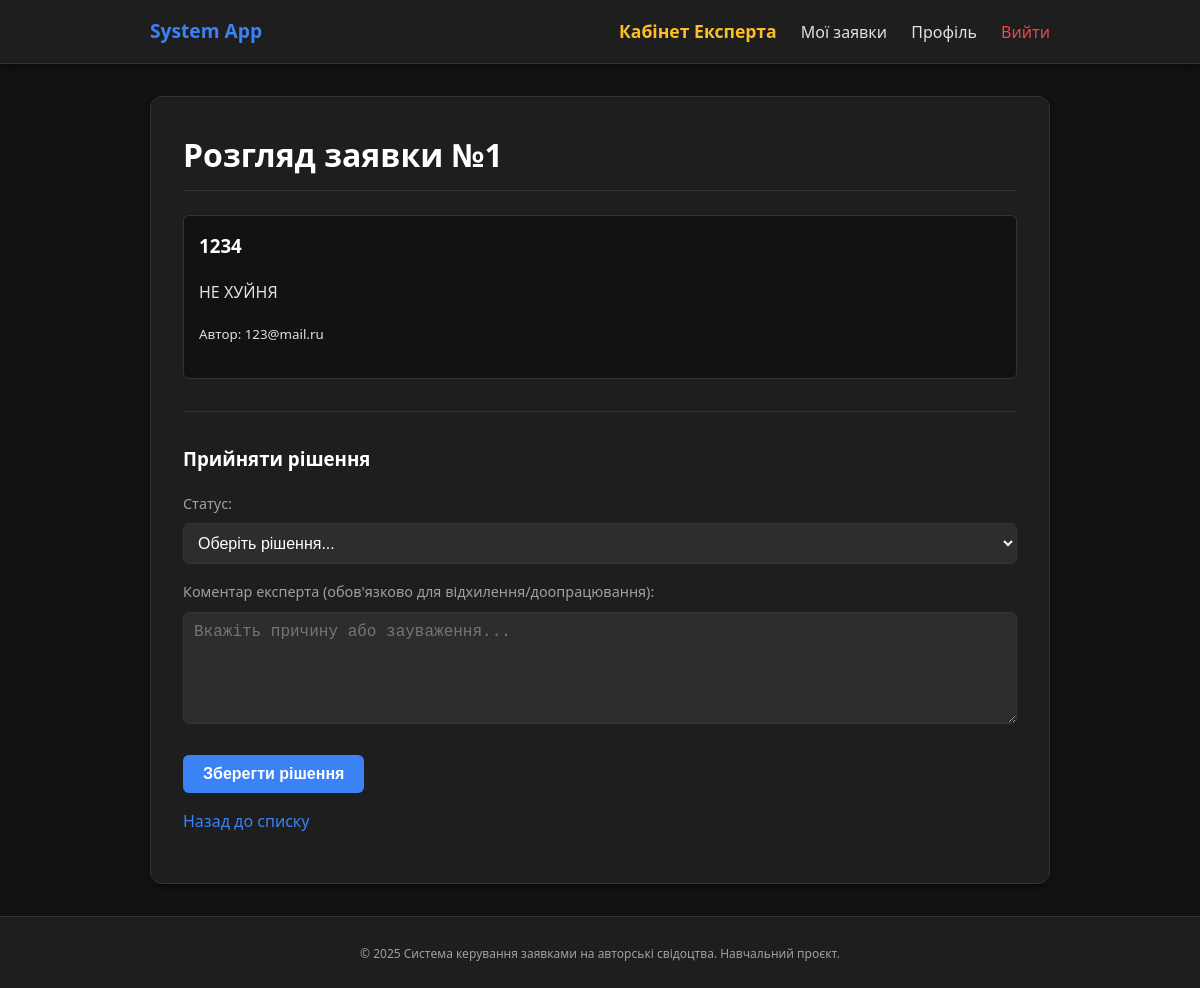
The page /expert/applications/1 (signed in) on the database its author committed.
### models.py (models this page shows, shortened)
class Application(db.Model):
    id = db.Column(db.Integer, primary_key=True)
    title = db.Column(db.String(255), nullable=False)
    short_description = db.Column(db.Text, nullable=False)
    status = db.Column(db.String(50), nullable=False, default="draft")
    expert_comment = db.Column(db.Text, nullable=True)
    created_at = db.Column(db.DateTime, default=datetime.utcnow)
    updated_at = db.Column(
        db.DateTime, default=datetime.utcnow, onupdate=datetime.utcnow
    )
    owner_id = db.Column(db.Integer, db.ForeignKey("user.id"), nullable=False)
    owner = db.relationship("User", backref="applications")

class User(db.Model):
    id = db.Column(db.Integer, primary_key=True)
    email = db.Column(db.String(255), unique=True, nullable=False)
    password_hash = db.Column(db.String(255), nullable=False)
    role = db.Column(db.String(50), default="applicant")  # applicant / expert / admin
    created_at = db.Column(db.DateTime, default=datetime.utcnow)

### expert_routes.py (the view, shortened to what this page needs)
    @app.route("/expert/applications/<int:application_id>", methods=["GET", "POST"])
    @expert_required
    def expert_review(application_id):
        app_obj = Application.query.get_or_404(application_id)
        if app_obj.owner_id == g.user.id:
            flash("Ви не можете оцінювати власні заявки.", "danger")
            return redirect(url_for("expert_dashboard"))
        return render_template("expert_review.html", application=app_obj)

### app.py (called while the page is built)
@app.before_request
def load_logged_in_user():
    g.user = get_current_user()

### helpers.py (called while the page is built)
def get_current_user():
    user_id = session.get("user_id")
    if not user_id:
        return None
    return User.query.get(user_id)

def expert_required(view_func):
    @wraps(view_func)
    def wrapped_view(**kwargs):
        if g.user is None:
            flash("Будь ласка, увійдіть у систему.", "warning")
            return redirect(url_for("login", next=request.path))
        if g.user.role != 'expert':
            flash("У вас немає прав доступу до цієї сторінки.", "danger")
            return redirect(url_for("index"))
        return view_func(**kwargs)
    return wrapped_view

### templates/expert_review.html (shortened to what this page needs)
{% extends "base.html" %}
{% block content %}
<h1>Розгляд заявки №{{ application.id }}</h1>
<div style="background: var(--bg-body); padding: 15px; border-radius: 6px; border: 1px solid var(--border);">
    <h3>{{ application.title }}</h3>
    <p style="white-space: pre-wrap;">{{ application.short_description }}</p>
    <p><small>Автор: {{ application.owner.email }}</small></p>
</div>
<hr>
<h3>Прийняти рішення</h3>
<form method="post">
    <label for="decision">Статус:</label>
    <select name="decision" id="decision" required>
        <option value="" disabled selected>Оберіть рішення...</option>
    </select>
    <label for="comment">Коментар експерта (обов'язково для відхилення/доопрацювання):</label>
    <textarea name="comment" id="comment" rows="5" placeholder="Вкажіть причину або зауваження..."></textarea>
    <button type="submit">Зберегти рішення</button>
</form>
<p>
    <a href="{{ url_for('expert_dashboard') }}">Назад до списку</a>
</p>
{% endblock %}

### static/style.css (style rules this page uses)
:root { --bg-body: #121212; --bg-card: #1e1e1e; --bg-input: #2d2d2d; --text-main: #e0e0e0; --text-muted: #a0a0a0; --primary: #3b82f6; --primary-hover: #2563eb; --danger: #ef4444; --danger-hover: #dc2626; --border: #333333; --shadow: 0 4px 6px -1px rgba(0, 0, 0, 0.5); }
* { box-sizing: border-box; }
body { font-family: 'Segoe UI', system-ui, sans-serif; margin: 0; background: var(--bg-body); color: var(--text-main); display: flex; flex-direction: column; min-height: 100vh; line-height: 1.6; }
h1, h2, h3 { color: #fff; margin-top: 0; }
h1 { margin-bottom: 1.5rem; border-bottom: 1px solid var(--border); padding-bottom: 10px; }
a { color: var(--primary); text-decoration: none; }
hr { border: 0; border-top: 1px solid var(--border); margin: 2rem 0; }
form { margin-top: 1rem; }
form label { display: block; margin-top: 1rem; margin-bottom: 0.5rem; color: var(--text-muted); font-size: 0.9rem; }
form input, form textarea, form select { width: 100%; padding: 10px; border-radius: 6px; border: 1px solid var(--border); background: var(--bg-input); color: #fff; font-size: 1rem; transition: border-color 0.2s; }
button { margin-top: 1.5rem; padding: 10px 20px; border-radius: 6px; border: none; background: var(--primary); color: #fff; font-size: 1rem; font-weight: 600; cursor: pointer; transition: background 0.2s; display: inline-block; }

### rows shown on the page
Application: id "1", title "1234", short_description "НЕ ХУЙНЯ"
User: owner.email "123@mail.ru"
